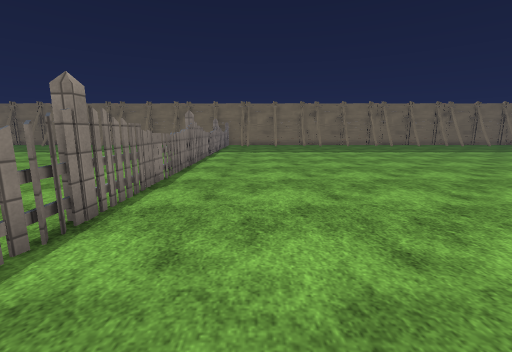
View 1 (above)

19 first-person views from a walk through a Unity game level. The camera is 1.3 m above the floor, tilts 10° down and sees 90° across. The floor is counted in squares, 1 m on a side. Each view is taken from the middle of a square. On the plan, view 1 faces up. The plan holds only what a view shows up to about 13 squares ahead; the rest is blank. The place goes on beyond the plan. The terrain is drawn as flat ground. The player is left out. Door leaves are left out, so doorways stand open. Some surface patterns are stand-ins.

View 2
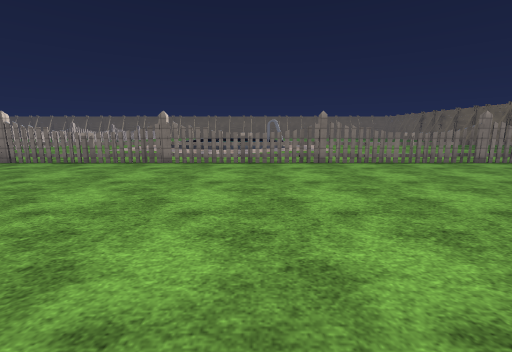

View 3
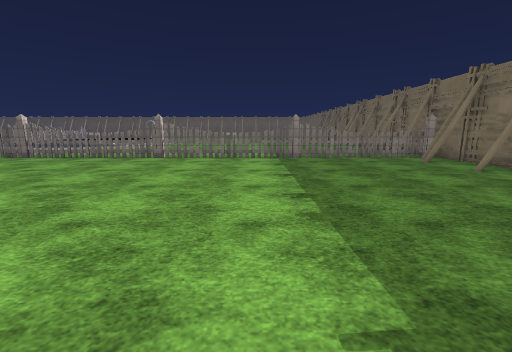

View 4
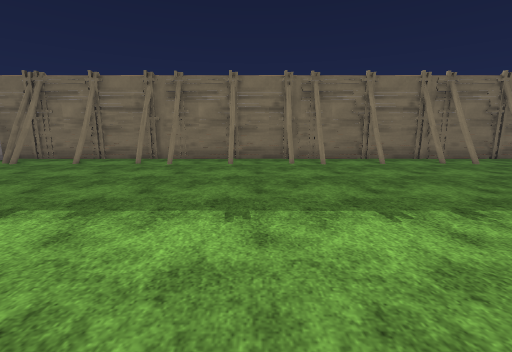

View 5
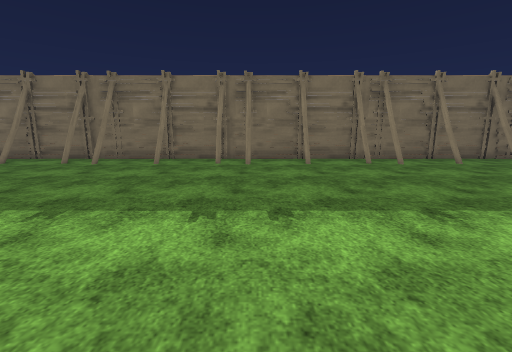

View 6
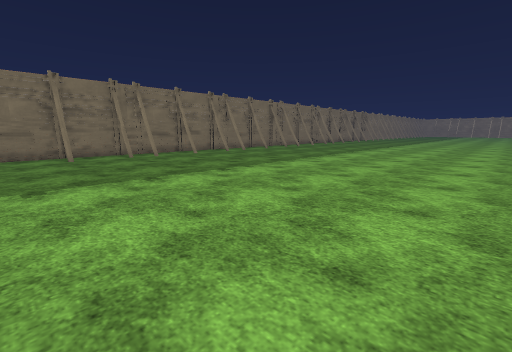

View 7
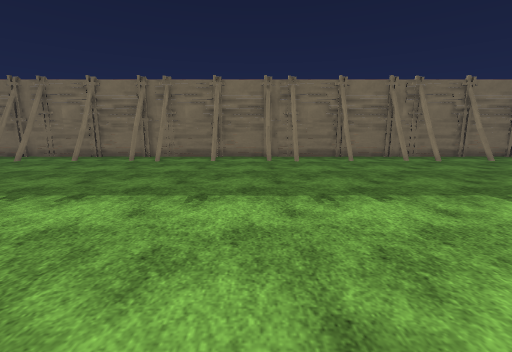

View 8
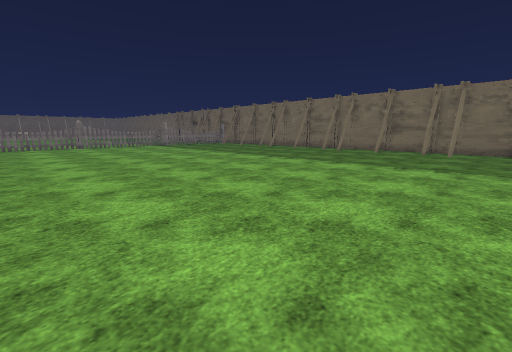

View 9
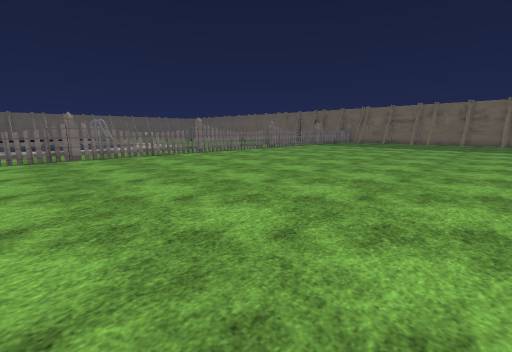

View 10
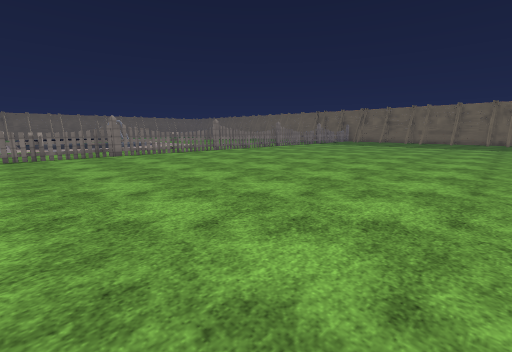

View 11
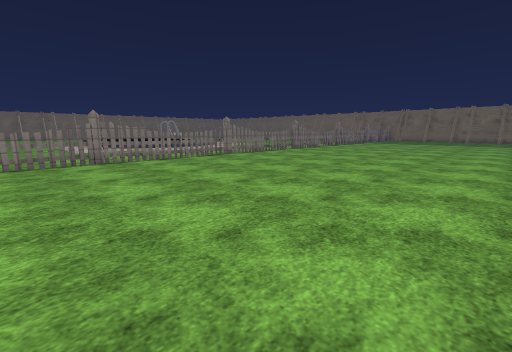

View 12
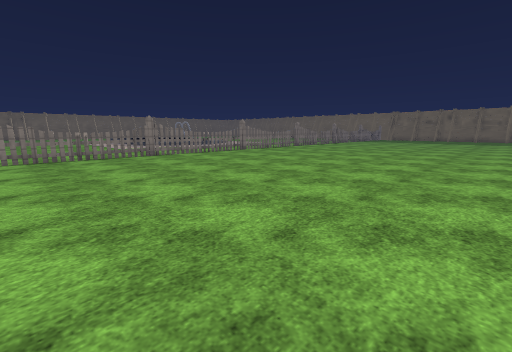

View 13
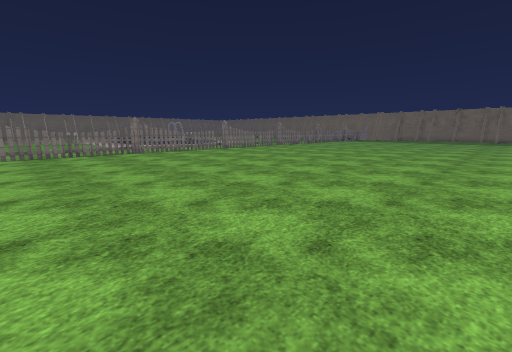

View 14
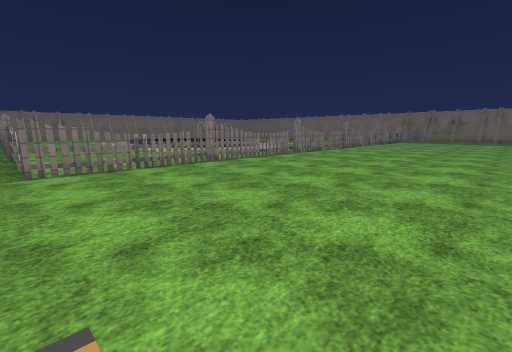

View 15
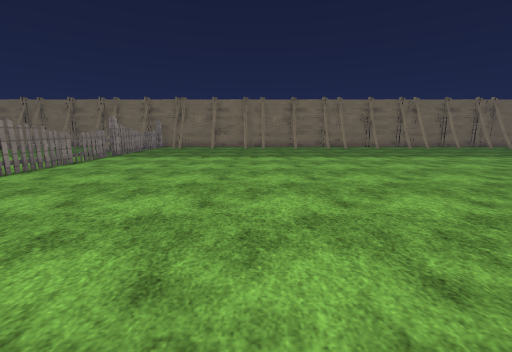

View 16
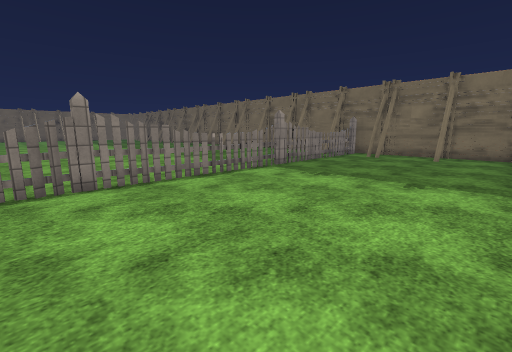

View 17
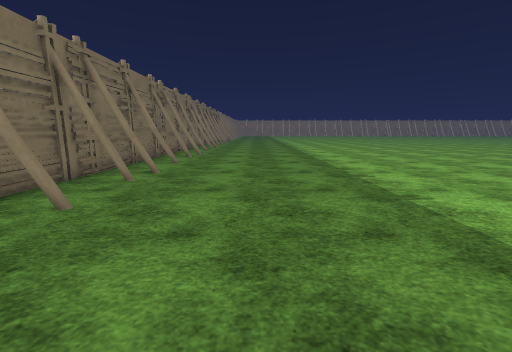

View 18
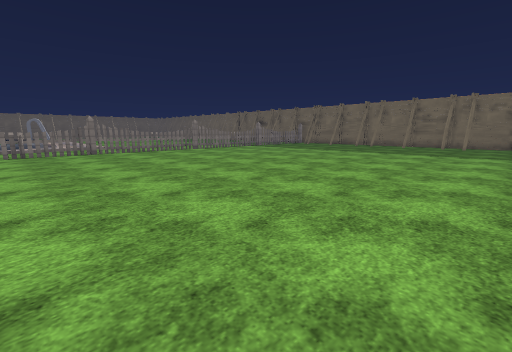

View 19
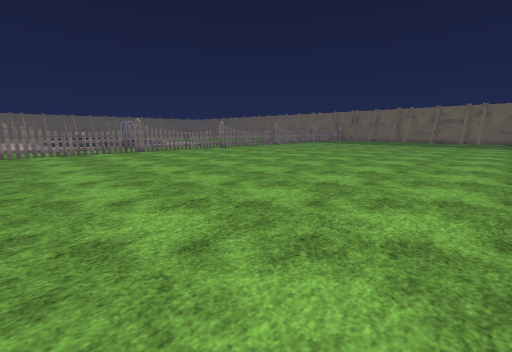

### Floor plan
Points are (right, up) in squares from view 1. A wall is a line through its corners. A room is listed if a view was taken in it or the views show most of it. See-through windows are left out.
Room 1 (views 1, 2, 3, 4, 5, 6, 7, 8, 9, 10, 11, 12, 13, 14, 15, 16, 17, 18, 19)
walls: (-2.5, 2.7) (-2.6, 2.2); (-2.5, 0.9) (-2.3, 0.5); (-2.5, 0.4) (-2.7, -0.5); (-2.3, 6.9) (-2.7, 5.7); (-2.5, 9.3) (-2.6, 8.8); (-2.4, -3.8) (-2.5, -4.3); (-2.3, -6.1) (-2.6, -7.3); (-2.3, 13.5) (-2.6, 12.3); (-2.5, 15.9) (-2.6, 15.4); (-2.7, -9.7) (-2.4, -10.2) (-2.5, -10.8); (-2.6, 16.5) (-2.3, 16.1); (11.7, 22.3) (11.4, 22.5); (10.4, 22.6) (10.2, 23.2); (8.2, 22.6) (7.8, 22.8); (12, 23.1) (11.7, 22.3) (11.5, 23.1); (16.6, 22.5) (16.4, 23.2); (8.2, 23.2) (7.9, 22.5); (14.3, 23.2) (14.1, 22.6) (13.9, 23.2); (17.9, 22.3) (17.6, 23.1); (5.7, 23.1) (5.5, 22.4) (5.2, 22.6); (-2.3, -13) (-2.5, -13.8); (5.6, 23.2) (5.8, 22.3); (4.4, 23.2) (4.2, 22.5); (19.9, 22.4) (20.2, 23.2); (4.2, 23.3) (4.5, 22.5); (20.3, 22.3) (20, 23.2); (-2.3, 20) (-2.6, 18.9); (1.9, 22.9) (1.7, 22.3); (1.7, 23.2) (2, 22.4); (1.9, 23.3) (1.7, 22.5); (-0.5, 22.5) (-0.9, 22.7); (22.4, 22.6) (22.7, 23.3); (22.8, 22.4) (22.5, 23.2); (-0.6, 23.1) (-0.8, 22.5); (-0.7, 23.2) (-0.4, 22.3); (-1, 23.2) (-1.2, 22.5); (-1.2, 23.3) (-1, 22.6); (-2.5, 22.5) (-2.6, 21.8); (-2.5, 23.6) (-2.5, -15.6); (25.5, 24) (-3.2, 24)
low walls: (-0.5, 22.6) (-0.7, 22.2)
ways out: gap at (-3, -14); gap at (-3, -8.5); gap at (-3, -5); gap at (-3, -2); gap at (-3, 0.5); gap at (-3, 6); gap at (-3, 9); gap at (-3, 18.5); gap at (-3, 21.5); gap at (2, 23); gap at (4, 23); gap at (6, 23); gap at (8, 23); gap at (20, 23)

Positions as (right, up) in squares from view 1, and headings:
1: (0, 0), facing up
2: (8, 1), facing left
3: (10, 15), facing left
4: (9, 12), facing up
5: (12, 12), facing up
6: (12, 9), facing up-right
7: (16, 11), facing up
8: (20, 6), facing up-left
9: (11, -5), facing up-left
10: (12, -7), facing up-left
11: (9, -12), facing up-left
12: (11, -15), facing up-left
13: (13, -15), facing up-left
14: (7, -16), facing up-left
15: (5, 3), facing up
16: (4, 9), facing up-left
17: (16, 19), facing right
18: (14, 0), facing up-left
19: (14, -9), facing up-left
